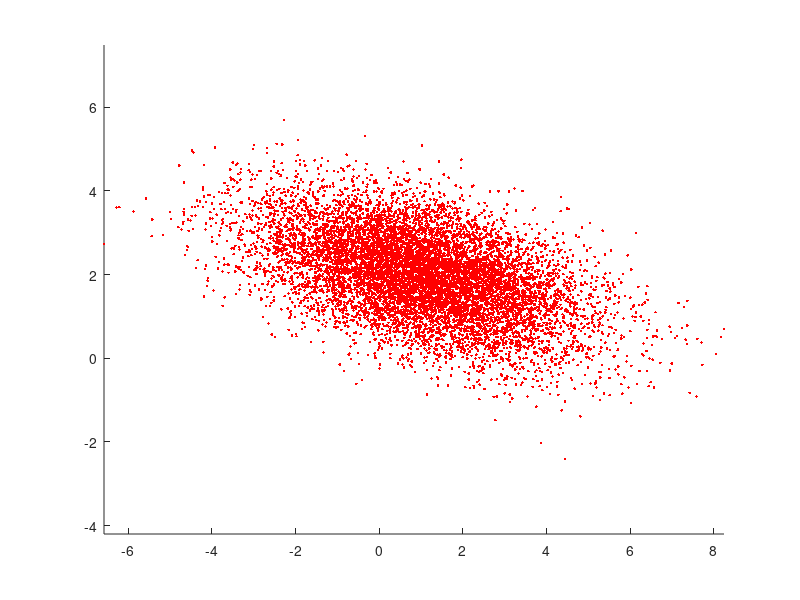

Here is the MATLAB script that generated this plot:
% Example of error ellipse and Gaussian noise generation

% Define distribution
mu = [1; 2];
S = [4 -1; -1 1];

% Find eigenstuff
[SE, Se]=eig(S);

% Generate samples
samples = SE*sqrt(Se)*randn(2,10000);

% Create ellipse plots
figure(1);clf;hold on;
%error_ellipse(S,mu,0.5)
%error_ellipse(S,mu,0.99)
plot(mu(1) + samples(1,:),mu(2) + samples(2,:), 'r.')
axis equal